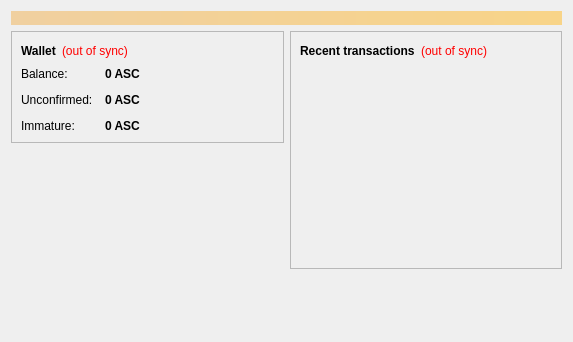
<?xml version="1.0" encoding="UTF-8"?>
<ui version="4.0">
 <class>OverviewPage</class>
 <widget class="QWidget" name="OverviewPage">
  <property name="geometry">
   <rect>
    <x>0</x>
    <y>0</y>
    <width>573</width>
    <height>342</height>
   </rect>
  </property>
  <property name="windowTitle">
   <string>Form</string>
  </property>
  <layout class="QVBoxLayout" name="topLayout">
   <item>
    <widget class="QLabel" name="labelAlerts">
     <property name="visible">
      <bool>false</bool>
     </property>
     <property name="styleSheet">
      <string notr="true">background-color: qlineargradient(x1: 0, y1: 0, x2: 1, y2: 0, stop:0 #F0D0A0, stop:1 #F8D488); color:#000000;</string>
     </property>
     <property name="wordWrap">
      <bool>true</bool>
     </property>
     <property name="margin">
      <number>3</number>
     </property>
    </widget>
   </item>
   <item>
    <layout class="QHBoxLayout" name="horizontalLayout" stretch="1,1">
     <item>
      <layout class="QVBoxLayout" name="verticalLayout_2">
       <item>
        <widget class="QFrame" name="frame">
         <property name="frameShape">
          <enum>QFrame::StyledPanel</enum>
         </property>
         <property name="frameShadow">
          <enum>QFrame::Raised</enum>
         </property>
         <layout class="QVBoxLayout" name="verticalLayout_4">
          <item>
           <layout class="QHBoxLayout" name="horizontalLayout_4">
            <item>
             <widget class="QLabel" name="label_5">
              <property name="font">
               <font>
                <weight>75</weight>
                <bold>true</bold>
               </font>
              </property>
              <property name="text">
               <string>Wallet</string>
              </property>
             </widget>
            </item>
            <item>
             <widget class="QLabel" name="labelWalletStatus">
              <property name="toolTip">
               <string>The displayed information may be out of date. Your wallet automatically synchronizes with the Asiacoin network after a connection is established, but this process has not completed yet.</string>
              </property>
              <property name="styleSheet">
               <string notr="true">QLabel { color: red; }</string>
              </property>
              <property name="text">
               <string notr="true">(out of sync)</string>
              </property>
              <property name="alignment">
               <set>Qt::AlignLeading|Qt::AlignLeft|Qt::AlignVCenter</set>
              </property>
             </widget>
            </item>
            <item>
             <spacer name="horizontalSpacer_2">
              <property name="orientation">
               <enum>Qt::Horizontal</enum>
              </property>
              <property name="sizeHint" stdset="0">
               <size>
                <width>40</width>
                <height>20</height>
               </size>
              </property>
             </spacer>
            </item>
           </layout>
          </item>
          <item>
           <layout class="QFormLayout" name="formLayout_2">
            <property name="fieldGrowthPolicy">
             <enum>QFormLayout::AllNonFixedFieldsGrow</enum>
            </property>
            <property name="horizontalSpacing">
             <number>12</number>
            </property>
            <property name="verticalSpacing">
             <number>12</number>
            </property>
            <item row="0" column="0">
             <widget class="QLabel" name="label">
              <property name="text">
               <string>Balance:</string>
              </property>
             </widget>
            </item>
            <item row="0" column="1">
             <widget class="QLabel" name="labelBalance">
              <property name="font">
               <font>
                <weight>75</weight>
                <bold>true</bold>
               </font>
              </property>
              <property name="cursor">
               <cursorShape>IBeamCursor</cursorShape>
              </property>
              <property name="toolTip">
               <string>Your current balance</string>
              </property>
              <property name="text">
               <string notr="true">0 ASC</string>
              </property>
              <property name="textInteractionFlags">
               <set>Qt::LinksAccessibleByMouse|Qt::TextSelectableByKeyboard|Qt::TextSelectableByMouse</set>
              </property>
             </widget>
            </item>
            <item row="1" column="0">
             <widget class="QLabel" name="label_3">
              <property name="text">
               <string>Unconfirmed:</string>
              </property>
             </widget>
            </item>
            <item row="1" column="1">
             <widget class="QLabel" name="labelUnconfirmed">
              <property name="font">
               <font>
                <weight>75</weight>
                <bold>true</bold>
               </font>
              </property>
              <property name="cursor">
               <cursorShape>IBeamCursor</cursorShape>
              </property>
              <property name="toolTip">
               <string>Total of transactions that have yet to be confirmed, and do not yet count toward the current balance</string>
              </property>
              <property name="text">
               <string notr="true">0 ASC</string>
              </property>
              <property name="textInteractionFlags">
               <set>Qt::LinksAccessibleByMouse|Qt::TextSelectableByKeyboard|Qt::TextSelectableByMouse</set>
              </property>
             </widget>
            </item>
            <item row="2" column="0">
             <widget class="QLabel" name="labelImmatureText">
              <property name="text">
               <string>Immature:</string>
              </property>
             </widget>
            </item>
            <item row="2" column="1">
             <widget class="QLabel" name="labelImmature">
              <property name="font">
               <font>
                <weight>75</weight>
                <bold>true</bold>
               </font>
              </property>
              <property name="toolTip">
               <string>Mined balance that has not yet matured</string>
              </property>
              <property name="text">
               <string notr="true">0 ASC</string>
              </property>
              <property name="textInteractionFlags">
               <set>Qt::LinksAccessibleByMouse|Qt::TextSelectableByKeyboard|Qt::TextSelectableByMouse</set>
              </property>
             </widget>
            </item>
           </layout>
          </item>
         </layout>
        </widget>
       </item>
       <item>
        <spacer name="verticalSpacer">
         <property name="orientation">
          <enum>Qt::Vertical</enum>
         </property>
         <property name="sizeHint" stdset="0">
          <size>
           <width>20</width>
           <height>40</height>
          </size>
         </property>
        </spacer>
       </item>
      </layout>
     </item>
     <item>
      <layout class="QVBoxLayout" name="verticalLayout_3">
       <item>
        <widget class="QFrame" name="frame_2">
         <property name="frameShape">
          <enum>QFrame::StyledPanel</enum>
         </property>
         <property name="frameShadow">
          <enum>QFrame::Raised</enum>
         </property>
         <layout class="QVBoxLayout" name="verticalLayout">
          <item>
           <layout class="QHBoxLayout" name="horizontalLayout_2">
            <item>
             <widget class="QLabel" name="label_4">
              <property name="text">
               <string>&lt;b&gt;Recent transactions&lt;/b&gt;</string>
              </property>
             </widget>
            </item>
            <item>
             <widget class="QLabel" name="labelTransactionsStatus">
              <property name="toolTip">
               <string>The displayed information may be out of date. Your wallet automatically synchronizes with the Asiacoin network after a connection is established, but this process has not completed yet.</string>
              </property>
              <property name="styleSheet">
               <string notr="true">QLabel { color: red; }</string>
              </property>
              <property name="text">
               <string notr="true">(out of sync)</string>
              </property>
              <property name="alignment">
               <set>Qt::AlignRight|Qt::AlignTrailing|Qt::AlignVCenter</set>
              </property>
             </widget>
            </item>
            <item>
             <spacer name="horizontalSpacer">
              <property name="orientation">
               <enum>Qt::Horizontal</enum>
              </property>
              <property name="sizeHint" stdset="0">
               <size>
                <width>40</width>
                <height>20</height>
               </size>
              </property>
             </spacer>
            </item>
           </layout>
          </item>
          <item>
           <widget class="QListView" name="listTransactions">
            <property name="styleSheet">
             <string notr="true">QListView { background: transparent; }</string>
            </property>
            <property name="frameShape">
             <enum>QFrame::NoFrame</enum>
            </property>
            <property name="verticalScrollBarPolicy">
             <enum>Qt::ScrollBarAlwaysOff</enum>
            </property>
            <property name="horizontalScrollBarPolicy">
             <enum>Qt::ScrollBarAlwaysOff</enum>
            </property>
            <property name="selectionMode">
             <enum>QAbstractItemView::NoSelection</enum>
            </property>
           </widget>
          </item>
         </layout>
        </widget>
       </item>
       <item>
        <spacer name="verticalSpacer_2">
         <property name="orientation">
          <enum>Qt::Vertical</enum>
         </property>
         <property name="sizeHint" stdset="0">
          <size>
           <width>20</width>
           <height>40</height>
          </size>
         </property>
        </spacer>
       </item>
      </layout>
     </item>
    </layout>
   </item>
  </layout>
 </widget>
 <resources/>
 <connections/>
</ui>
